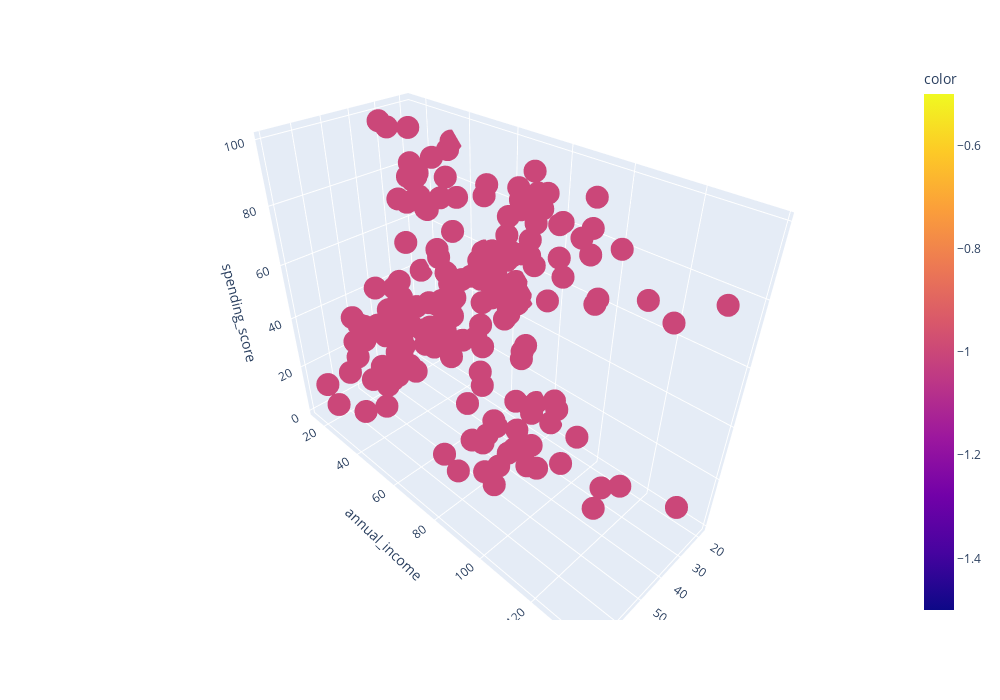

Notebook code for this chart:
### Code cell
# импортируем DBSCAN кластеризацию
from sklearn.cluster import DBSCAN

#запускаем кластеризацию на наших данных
clustering = DBSCAN().fit(X)

# Далее можно визуализировать результаты, как мы делали с алгоритмом k-means
get_3d_visualization(X, clustering.labels_)

### Figure 1 — Plotly figure (JSON) as saved in the notebook; plotly's stock layout.template omitted (floating-point values rounded to 4 significant figures; data arrays with more than 128 entries replaced by an {"elided": "..."} marker saying what was removed)
{"data": [{"hovertemplate": "age=%{x}<br>annual_income=%{y}<br>spending_score=%{z}<br>color=%{marker.color}<extra></extra>", "legendgroup": "", "marker": {"color": {"elided": "200 int values"}, "coloraxis": "coloraxis", "symbol": "circle"}, "mode": "markers", "name": "", "scene": "scene", "showlegend": false, "type": "scatter3d", "x": {"elided": "200 int values"}, "y": {"elided": "200 int values"}, "z": {"elided": "200 int values"}}], "layout": {"coloraxis": {"colorbar": {"title": {"text": "color"}}, "colorscale": [[0, "#0d0887"], [0.1111, "#46039f"], [0.2222, "#7201a8"], [0.3333, "#9c179e"], [0.4444, "#bd3786"], [0.5556, "#d8576b"], [0.6667, "#ed7953"], [0.7778, "#fb9f3a"], [0.8889, "#fdca26"], [1, "#f0f921"]]}, "height": 700, "legend": {"tracegroupgap": 0}, "margin": {"t": 60}, "scene": {"domain": {"x": [0, 1], "y": [0, 1]}, "xaxis": {"title": {"text": "age"}}, "yaxis": {"title": {"text": "annual_income"}}, "zaxis": {"title": {"text": "spending_score"}}}, "width": 1000}}
